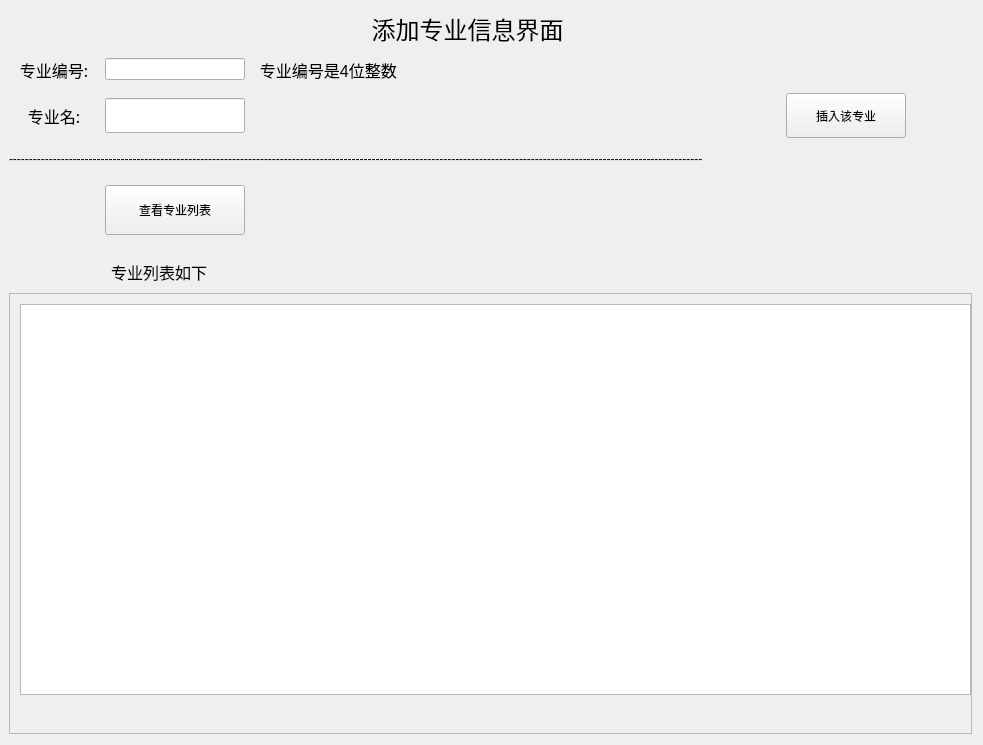
<?xml version="1.0" encoding="UTF-8"?>
<ui version="4.0">
 <class>Inster_major_info</class>
 <widget class="QWidget" name="Inster_major_info">
  <property name="geometry">
   <rect>
    <x>0</x>
    <y>0</y>
    <width>983</width>
    <height>745</height>
   </rect>
  </property>
  <property name="minimumSize">
   <size>
    <width>100</width>
    <height>30</height>
   </size>
  </property>
  <property name="windowTitle">
   <string>Form</string>
  </property>
  <layout class="QGridLayout" name="gridLayout">
   <property name="leftMargin">
    <number>9</number>
   </property>
   <item row="52" column="1">
    <widget class="PrimaryPushButton" name="select_pushButton">
     <property name="minimumSize">
      <size>
       <width>120</width>
       <height>50</height>
      </size>
     </property>
     <property name="maximumSize">
      <size>
       <width>150</width>
       <height>40</height>
      </size>
     </property>
     <property name="mouseTracking">
      <bool>true</bool>
     </property>
     <property name="text">
      <string>查看专业列表</string>
     </property>
    </widget>
   </item>
   <item row="10" column="1">
    <widget class="LineEdit" name="Mno_LineEdit"/>
   </item>
   <item row="0" column="2">
    <widget class="QLabel" name="title_label">
     <property name="minimumSize">
      <size>
       <width>320</width>
       <height>30</height>
      </size>
     </property>
     <property name="maximumSize">
      <size>
       <width>350</width>
       <height>35</height>
      </size>
     </property>
     <property name="font">
      <font>
       <family>宋体</family>
       <pointsize>18</pointsize>
      </font>
     </property>
     <property name="text">
      <string>添加专业信息界面      </string>
     </property>
     <property name="alignment">
      <set>Qt::AlignRight|Qt::AlignTrailing|Qt::AlignVCenter</set>
     </property>
    </widget>
   </item>
   <item row="15" column="1">
    <widget class="LineEdit" name="Name_LineEdit">
     <property name="minimumSize">
      <size>
       <width>140</width>
       <height>35</height>
      </size>
     </property>
     <property name="font">
      <font>
       <family>宋体</family>
       <pointsize>12</pointsize>
      </font>
     </property>
    </widget>
   </item>
   <item row="54" column="0" colspan="15">
    <layout class="QVBoxLayout" name="dataTable_Vlayout">
     <item>
      <widget class="QLabel" name="resultHint_label">
       <property name="minimumSize">
        <size>
         <width>200</width>
         <height>30</height>
        </size>
       </property>
       <property name="maximumSize">
        <size>
         <width>300</width>
         <height>60</height>
        </size>
       </property>
       <property name="font">
        <font>
         <family>宋体</family>
         <pointsize>12</pointsize>
        </font>
       </property>
       <property name="text">
        <string>专业列表如下</string>
       </property>
       <property name="alignment">
        <set>Qt::AlignCenter</set>
       </property>
      </widget>
     </item>
     <item>
      <widget class="SmoothScrollArea" name="SmoothScrollArea">
       <property name="widgetResizable">
        <bool>true</bool>
       </property>
       <widget class="QWidget" name="scrollAreaWidgetContents">
        <property name="geometry">
         <rect>
          <x>0</x>
          <y>0</y>
          <width>961</width>
          <height>446</height>
         </rect>
        </property>
        <widget class="TableWidget" name="Major_data_tableWidget">
         <property name="geometry">
          <rect>
           <x>10</x>
           <y>10</y>
           <width>951</width>
           <height>391</height>
          </rect>
         </property>
         <property name="minimumSize">
          <size>
           <width>500</width>
           <height>300</height>
          </size>
         </property>
         <property name="maximumSize">
          <size>
           <width>1500</width>
           <height>1000</height>
          </size>
         </property>
        </widget>
       </widget>
      </widget>
     </item>
    </layout>
   </item>
   <item row="53" column="1">
    <widget class="QLabel" name="filled_label">
     <property name="minimumSize">
      <size>
       <width>0</width>
       <height>15</height>
      </size>
     </property>
     <property name="text">
      <string/>
     </property>
    </widget>
   </item>
   <item row="15" column="3">
    <widget class="PrimaryPushButton" name="insert_pushButton">
     <property name="minimumSize">
      <size>
       <width>120</width>
       <height>45</height>
      </size>
     </property>
     <property name="maximumSize">
      <size>
       <width>135</width>
       <height>45</height>
      </size>
     </property>
     <property name="text">
      <string>插入该专业</string>
     </property>
    </widget>
   </item>
   <item row="15" column="0">
    <widget class="QLabel" name="Name_label">
     <property name="minimumSize">
      <size>
       <width>90</width>
       <height>35</height>
      </size>
     </property>
     <property name="maximumSize">
      <size>
       <width>120</width>
       <height>35</height>
      </size>
     </property>
     <property name="font">
      <font>
       <family>宋体</family>
       <pointsize>12</pointsize>
      </font>
     </property>
     <property name="text">
      <string>专业名:</string>
     </property>
     <property name="alignment">
      <set>Qt::AlignCenter</set>
     </property>
    </widget>
   </item>
   <item row="10" column="0">
    <widget class="QLabel" name="Mno_label">
     <property name="minimumSize">
      <size>
       <width>90</width>
       <height>35</height>
      </size>
     </property>
     <property name="font">
      <font>
       <family>宋体</family>
       <pointsize>12</pointsize>
      </font>
     </property>
     <property name="text">
      <string>专业编号:</string>
     </property>
     <property name="alignment">
      <set>Qt::AlignCenter</set>
     </property>
    </widget>
   </item>
   <item row="10" column="2">
    <widget class="QLabel" name="Mno_hint_label">
     <property name="minimumSize">
      <size>
       <width>680</width>
       <height>35</height>
      </size>
     </property>
     <property name="maximumSize">
      <size>
       <width>800</width>
       <height>35</height>
      </size>
     </property>
     <property name="font">
      <font>
       <pointsize>12</pointsize>
      </font>
     </property>
     <property name="text">
      <string>  专业编号是4位整数</string>
     </property>
     <property name="alignment">
      <set>Qt::AlignLeading|Qt::AlignLeft|Qt::AlignVCenter</set>
     </property>
    </widget>
   </item>
   <item row="43" column="0" colspan="5">
    <widget class="QLabel" name="filled_label_2">
     <property name="minimumSize">
      <size>
       <width>0</width>
       <height>30</height>
      </size>
     </property>
     <property name="text">
      <string>------------------------------------------------------------------------------------------------------------------------------------------------------------------------------</string>
     </property>
    </widget>
   </item>
  </layout>
 </widget>
 <customwidgets>
  <customwidget>
   <class>PushButton</class>
   <extends>QPushButton</extends>
   <header>qfluentwidgets</header>
  </customwidget>
  <customwidget>
   <class>PrimaryPushButton</class>
   <extends>PushButton</extends>
   <header>qfluentwidgets</header>
  </customwidget>
  <customwidget>
   <class>SmoothScrollArea</class>
   <extends>QScrollArea</extends>
   <header>qfluentwidgets</header>
   <container>1</container>
  </customwidget>
  <customwidget>
   <class>LineEdit</class>
   <extends>QLineEdit</extends>
   <header>qfluentwidgets</header>
  </customwidget>
  <customwidget>
   <class>TableWidget</class>
   <extends>QTableWidget</extends>
   <header>qfluentwidgets</header>
  </customwidget>
 </customwidgets>
 <resources/>
 <connections/>
</ui>
